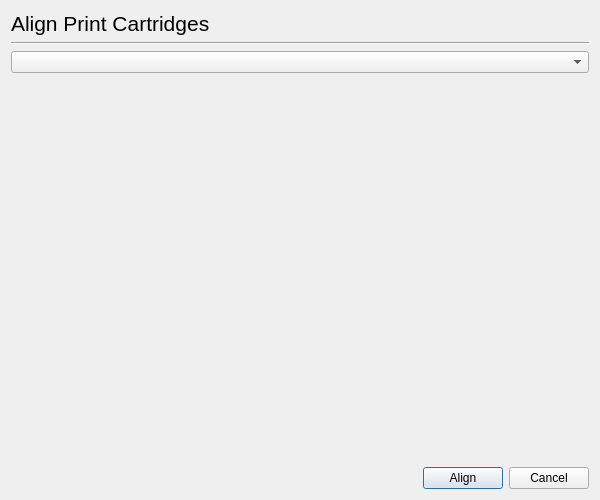
<ui version="4.0" >
 <class>Dialog</class>
 <widget class="QDialog" name="Dialog" >
  <property name="geometry" >
   <rect>
    <x>0</x>
    <y>0</y>
    <width>600</width>
    <height>500</height>
   </rect>
  </property>
  <property name="windowTitle" >
   <string>HP Device Manager - Align Print Cartridges</string>
  </property>
  <layout class="QGridLayout" >
   <item row="0" column="0" >
    <widget class="QLabel" name="label" >
     <property name="font" >
      <font>
       <pointsize>16</pointsize>
      </font>
     </property>
     <property name="text" >
      <string>Align Print Cartridges</string>
     </property>
    </widget>
   </item>
   <item row="1" column="0" colspan="3" >
    <widget class="Line" name="line" >
     <property name="orientation" >
      <enum>Qt::Horizontal</enum>
     </property>
    </widget>
   </item>
   <item row="2" column="0" colspan="3" >
    <widget class="DeviceUriComboBox" name="DeviceComboBox" />
   </item>
   <item row="3" column="0" >
    <spacer>
     <property name="orientation" >
      <enum>Qt::Vertical</enum>
     </property>
     <property name="sizeHint" >
      <size>
       <width>20</width>
       <height>301</height>
      </size>
     </property>
    </spacer>
   </item>
   <item row="4" column="0" >
    <spacer>
     <property name="orientation" >
      <enum>Qt::Horizontal</enum>
     </property>
     <property name="sizeHint" >
      <size>
       <width>361</width>
       <height>20</height>
      </size>
     </property>
    </spacer>
   </item>
   <item row="4" column="1" >
    <widget class="QPushButton" name="AlignButton" >
     <property name="text" >
      <string>Align</string>
     </property>
    </widget>
   </item>
   <item row="4" column="2" >
    <widget class="QPushButton" name="CancelButton" >
     <property name="text" >
      <string>Cancel</string>
     </property>
    </widget>
   </item>
  </layout>
 </widget>
 <customwidgets>
  <customwidget>
   <class>DeviceUriComboBox</class>
   <extends>QComboBox</extends>
   <header>deviceuricombobox.h</header>
  </customwidget>
 </customwidgets>
 <resources/>
 <connections/>
</ui>
